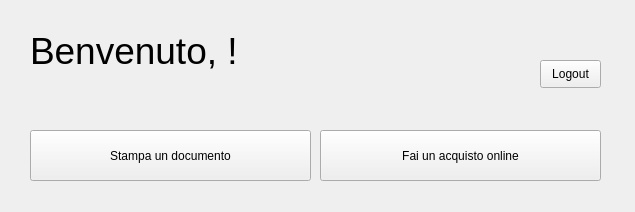
<?xml version="1.0" encoding="UTF-8"?>
<ui version="4.0">
 <class>customer_home_window</class>
 <widget class="QMainWindow" name="customer_home_window">
  <property name="geometry">
   <rect>
    <x>0</x>
    <y>0</y>
    <width>635</width>
    <height>212</height>
   </rect>
  </property>
  <property name="maximumSize">
   <size>
    <width>635</width>
    <height>212</height>
   </size>
  </property>
  <property name="windowTitle">
   <string>Portale Tipografia</string>
  </property>
  <widget class="QWidget" name="centralwidget">
   <widget class="QLabel" name="lbl_titolo">
    <property name="geometry">
     <rect>
      <x>30</x>
      <y>20</y>
      <width>481</width>
      <height>61</height>
     </rect>
    </property>
    <property name="font">
     <font>
      <pointsize>28</pointsize>
     </font>
    </property>
    <property name="text">
     <string>Benvenuto, &lt;utente&gt;!</string>
    </property>
   </widget>
   <widget class="QLabel" name="lbl_user_email">
    <property name="geometry">
     <rect>
      <x>30</x>
      <y>90</y>
      <width>461</width>
      <height>16</height>
     </rect>
    </property>
    <property name="text">
     <string>&lt;email_utente&gt;</string>
    </property>
   </widget>
   <widget class="QPushButton" name="btn_logout">
    <property name="geometry">
     <rect>
      <x>540</x>
      <y>60</y>
      <width>61</width>
      <height>28</height>
     </rect>
    </property>
    <property name="text">
     <string>Logout</string>
    </property>
   </widget>
   <widget class="QPushButton" name="btn_stampa_doc">
    <property name="geometry">
     <rect>
      <x>30</x>
      <y>130</y>
      <width>281</width>
      <height>51</height>
     </rect>
    </property>
    <property name="text">
     <string>Stampa un documento</string>
    </property>
   </widget>
   <widget class="QPushButton" name="btn_open_market">
    <property name="geometry">
     <rect>
      <x>320</x>
      <y>130</y>
      <width>281</width>
      <height>51</height>
     </rect>
    </property>
    <property name="text">
     <string>Fai un acquisto online</string>
    </property>
   </widget>
  </widget>
 </widget>
 <resources/>
 <connections/>
</ui>
